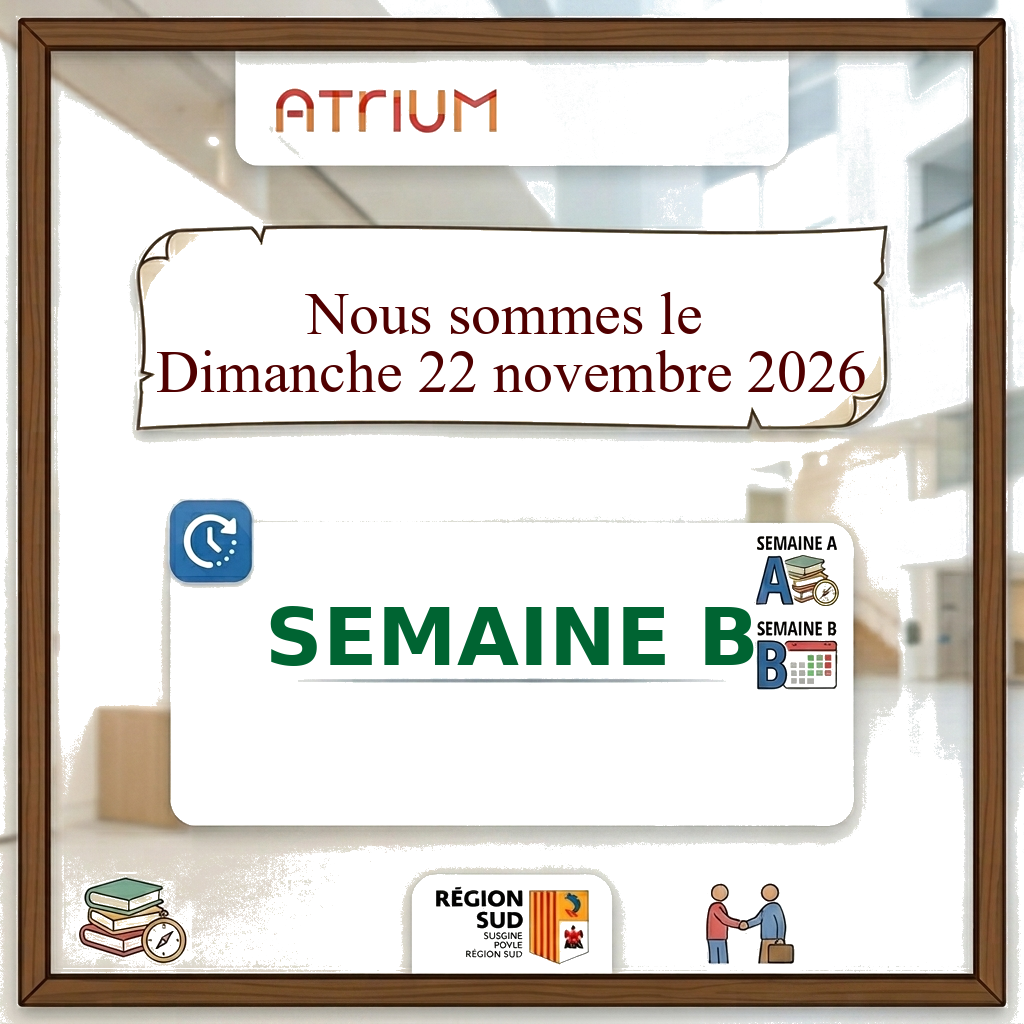

This figure's Python source:
from datetime import date
from PIL import Image, ImageDraw, ImageFont
import os

# ====================================================
# PARAMÈTRES
# ====================================================

# Définition des chemins d'accès aux ressources
DOSSIER_ASSETS = "assets"
FICHIER_FOND = os.path.join(DOSSIER_ASSETS, "background.png") # Image sans le texte dynamique
FICHIER_POLICE_SERIF = os.path.join(DOSSIER_ASSETS, "times.ttf") # Pour le parchemin
FICHIER_POLICE_SANS = os.path.join(DOSSIER_ASSETS, "DejaVuSans-Bold.ttf")   # Pour la semaine

FICHIER_SORTIE = "date_semaine_atrium.png"

# Paramètres de style
COULEUR_DATE = (80, 0, 0)       # Rouge foncé/bordeaux pour le parchemin
COULEUR_SEMAINE_A = (0, 80, 160) # Bleu pour "SEMAINE A"
COULEUR_SEMAINE_B = (0, 100, 50) # Vert pour "SEMAINE B" (adapté de l'illustration)

# Paramètres de police
TAILLE_POLICE_DATE = 60
TAILLE_POLICE_SEMAINE = 80
TAILLE_POLICE_SANS = 80

# Coordonnées (à ajuster selon ton image de fond assets/atrium_background.png)
# Ces valeurs sont des estimations.
POS_Y_DATE = 280      # Position Y sur le parchemin
POS_Y_SEMAINE = 590   # Position Y dans la zone blanche

# Semaine de référence
REFERENCE = date(2026, 8, 31)  # semaine A

# ====================================================
# CALCUL SEMAINE A/B (ton code d'origine)
# ====================================================

aujourdhui = date.today()

nb_semaines = (aujourdhui - REFERENCE).days // 7

semaine = "A" if nb_semaines % 2 == 0 else "B"

# ====================================================
# DATE EN FRANÇAIS
# ====================================================

jours = [
    "lundi",
    "mardi",
    "mercredi",
    "jeudi",
    "vendredi",
    "samedi",
    "dimanche"
]

mois = [
    "janvier",
    "février",
    "mars",
    "avril",
    "mai",
    "juin",
    "juillet",
    "août",
    "septembre",
    "octobre",
    "novembre",
    "décembre"
]

texte_date = (
    f"{jours[aujourdhui.weekday()].capitalize()} "
    f"{aujourdhui.day} "
    f"{mois[aujourdhui.month - 1]} "
    f"{aujourdhui.year}"
)

# Remplacement des "..." par la date du jour
texte_parchemin = f"Nous sommes le \n{texte_date}"
# Pour n'afficher que la semaine active
texte_semaine = f"SEMAINE {semaine}"

# ====================================================
# MODÈLE DE SORTIE EN IMAGE (Modification principale)
# ====================================================

# 1. Charger l'image de fond illustrative
try:
    img = Image.open(FICHIER_FOND).convert("RGB")
    LARGEUR, HAUTEUR = img.size
except FileNotFoundError:
    print(f"Erreur : Impossible de trouver l'image de fond '{FICHIER_FOND}'.")
    exit()

draw = ImageDraw.Draw(img)

# 2. Charger les polices de caractères
try:
    # Police serif pour le parchemin (style 'NOUS SOMMES LE')
    police_date = ImageFont.truetype(
        FICHIER_POLICE_SERIF, TAILLE_POLICE_DATE
    )
    # Police sans-serif pour la semaine active (style 'SEMAINE A')
    police_semaine = ImageFont.truetype(
        FICHIER_POLICE_SANS, TAILLE_POLICE_SANS
    )
except OSError:
    print(f"Erreur : Impossible de charger les polices depuis '{DOSSIER_ASSETS}'. Utilisation des polices par défaut.")
    police_date = ImageFont.load_default()
    police_semaine = ImageFont.load_default()

# ====================================================
# CENTRAGE ET DESSIN DU TEXTE
# ====================================================

# Dessiner la date sur le parchemin
bbox_date = draw.textbbox((0, 0), texte_parchemin, font=police_date)
largeur_date = bbox_date[2] - bbox_date[0]
x_date = (LARGEUR - largeur_date) // 2
draw.text(
    (x_date, POS_Y_DATE),
    texte_parchemin,
    fill=COULEUR_DATE,
    font=police_date,
    align="center" # Centrer le texte multiligne
)

# Dessiner la semaine active
# Sélectionner la couleur de la semaine active
couleur_semaine = COULEUR_SEMAINE_A if semaine == "A" else COULEUR_SEMAINE_B

bbox_semaine = draw.textbbox((0, 0), texte_semaine, font=police_semaine)
largeur_semaine = bbox_semaine[2] - bbox_semaine[0]
x_semaine = (LARGEUR - largeur_semaine) // 2

draw.text(
    (x_semaine, POS_Y_SEMAINE),
    texte_semaine,
    fill=couleur_semaine,
    font=police_semaine
)

# ====================================================
# SAUVEGARDE
# ====================================================

img.save(FICHIER_SORTIE)

print(f"Image illustrative générée : {FICHIER_SORTIE}")
